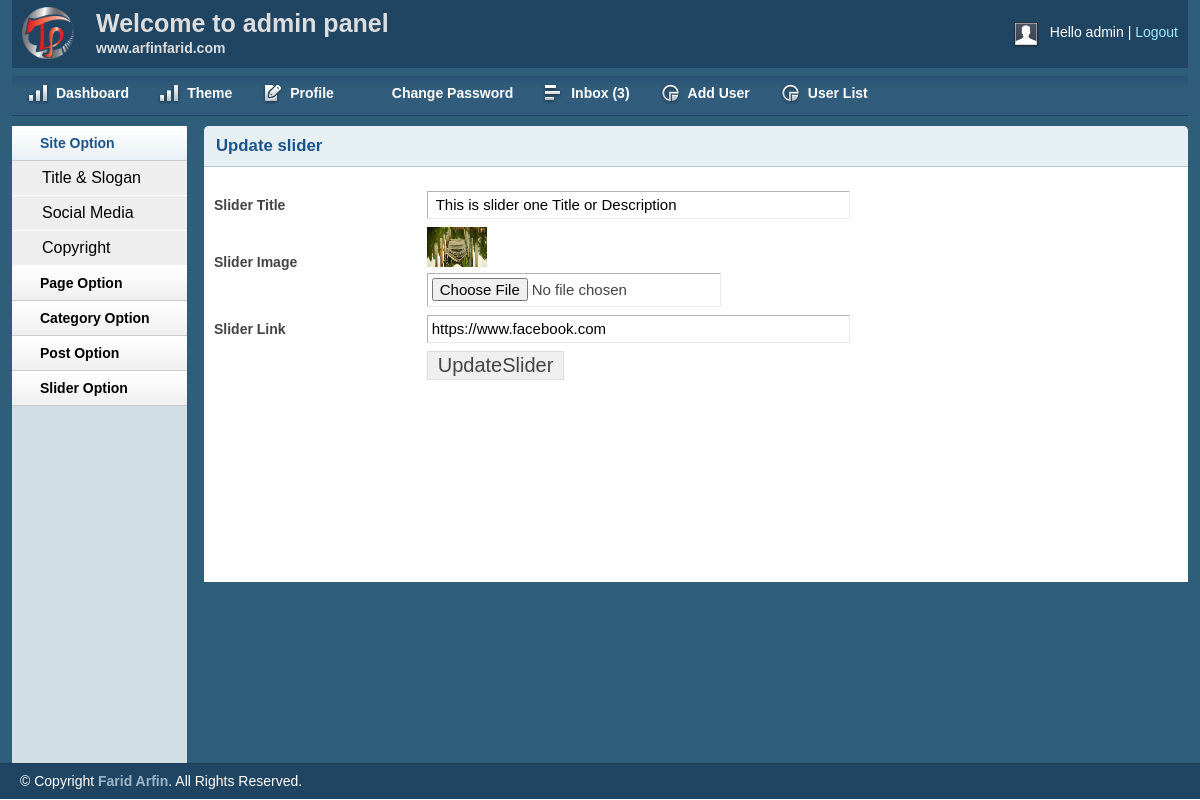
The page /admin/editslider.php?sliderid=2 (signed in) on the database its author committed.
### tables this page shows
CREATE TABLE `tbl_slider` (
  `slider_id` int(11) NOT NULL,
  `slider_title` varchar(255) NOT NULL,
  `slider_link` varchar(255) NOT NULL,
  `slider_image` varchar(255) NOT NULL
);

### lib/Database.php (called while the page is built, shortened)
<?php
	Class Database{
		public $host   = DB_HOST;
		public $user   = DB_USER;
		public $pass   = DB_PASS;
		public $dbname = DB_NAME;
		public $link;
		public function connectDb(){
			$this->link = new mysqli($this->host,$this->user,$this->pass,$this->dbname);
		}
		public function select($query){
			$result = $this->link->query($query) or die($this->link->error.__line__);
			if($result->num_rows > 0){
				return $result;
			}
			else{
				return false;
			}
		}
	}
?>

### admin/editslider.php (the view, shortened to what this page needs)
<?php include 'inc/header.php' ?>
<?php include 'inc/sidebar.php' ?>
<?php
    if(!isset($_GET['sliderid']) || $_GET['sliderid'] == null){
        echo "<script>window.location = 'sliderlist.php';</script>";
    }
    else
    {
        $sliderid = $_GET['sliderid'];
    }
?>
        <div class="grid_10">
            <div class="box round first grid">
                <h2>Update slider</h2>
                <div class="block">
            <?php
                $query23 = "SELECT * FROM tbl_slider WHERE slider_id='$sliderid' ORDER BY slider_id DESC";
                $sliderselect = $db->select($query23);
               foreach($sliderselect as $key => $postvalue){
            ?>
                 <form action="" method="post" enctype="multipart/form-data">
                    <table class="form">
                        <tr>
                            <td>
                                <label>Slider Title</label>
                            </td>
                            <td>
                                <input type="text" name="title" value="<?php echo $postvalue['slider_title'];?>" class="medium" />
                            </td>
                        </tr>
                        <tr>
                            <td>
                                <label>Slider Image</label>
                            </td>
                            <td>
                                <img src="<?php echo 'upload/slider/'.$postvalue['slider_image'];?>" width='60px' height='40px'><br/>
                                <input type="file" name="image" />
                            </td>
                        </tr>
                         <tr>
                            <td>
                                <label>Slider Link</label>
                            </td>
                            <td>
                                <input type="text" name="link" value="<?php echo $postvalue['slider_link'];?>" class="medium" />
                            </td>
                        </tr>
						<tr>
                            <td></td>
                            <td>
                                <input type="submit" name="submit" Value="UpdateSlider"/>
                            </td>
                        </tr>
                    </table>
                    </form>
                <?php }  ?>
                </div>
            </div>
        </div>
<?php include 'inc/footer.php' ?>

### admin/css/layout.css (style rules this page uses)
body { background: #fff none repeat scroll 0 0; color: #444; font-size: 14px; padding: 0; }
h1, h2, h3, h4, h5, h6 { line-height:1.2em; margin-bottom:.3em; }
h2 { margin-top:1em; }
.box { background:#fff; margin-bottom:20px; padding:10px 10px 10px 10px; margin-left:-8px; }
.box.grid { padding-bottom:40px; }
.box.round { -moz-border-radius: 5px 5px 0px 0px; -webkit-border-radius: 5px 5px 0px 0px; border-radius: 5px 5px 0px 0px; }
.box h2 { font-size:1.2em; font-weight:bold; color:#1B548D; background:#E6F0F3; margin:-10px -10px 0 -10px; padding:10px 12px; border-bottom:1px solid #B3CBD6; -moz-border-radius: 5px 5px 0px 0px; -webkit-border-radius: 5px 5px 0px 0px; border-radius: 5px 5px 0px 0px; }
.box.first { min-height: 406px; }
.block { padding-top:20px; }
table.form { width:100%; }
table.form td { padding:4px 0px; }
table.form label { font-weight:bold; }
table.form input, table.form select { font-size: 15px; padding: 4px 4px 5px 4px; border-top: 1px solid #b3b3b3; border-left: 1px solid #b3b3b3; border-right: 1px solid #eaeaea; border-bottom: 1px solid #eaeaea; }
table.form input[type="submit"] { border: 1px solid #ddd; color: #444; cursor: pointer; font-size: 20px; padding: 2px 10px; }
input.medium { width: 55%; }
.block { padding-bottom:1px; }

### rows shown on the page
tbl_slider: title "This is slider one Title or Description", slider_image (picture), link "https://www.facebook.com"

### other values the page prints
Session::get('username') "admin"
$count "3"
